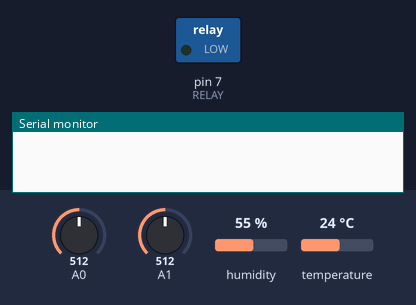
A sketch run on a simulated Arduino Uno, built with avr-gcc and run on an emulated ATmega328P. Parts: switched loads named in the sketch (green lamp = pin HIGH), the last lines printed to the serial monitor. Wiring (inferred from the names in the program): DHT11 sensor: data pin 2. Inputs (shaded band) come from the test bench; at power-on: A0 = 512, A1 = 512, humidity 55 %, temperature 24 °C. Pins used as bus, display or sensor lines are not drawn.

Above: at 0.1 s.
At 1.1 s:
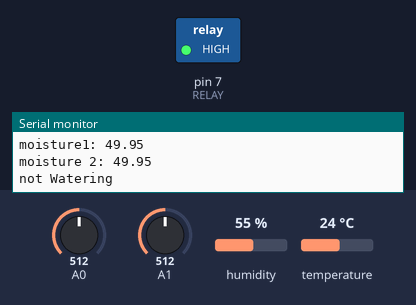
Timing chart, 0 to 2.6 s (numbered marks = the images above):
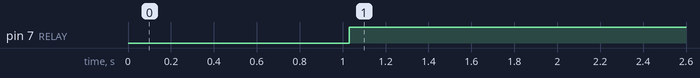

The sketch:

arduinopart.ino
```cpp
//ThatsEngineering
//Sending Data from Arduino to NodeMCU Via Serial Communication
//Arduino code

//DHT11 Lib
#include <dht.h>

//Arduino to NodeMCU Lib
#include <SoftwareSerial.h>
#include <ArduinoJson.h>

//Initialise Arduino to NodeMCU (5=Rx & 6=Tx)
SoftwareSerial nodemcu(5, 6);

//Initialisation of DHT11 Sensor
#define DHTPIN 2
#define RELAY 7

dht DHT;

float temp;
float hum;
float moist1;
float moist2;
bool iswatering;

void setup() {
  Serial.begin(9600);
  pinMode(RELAY, OUTPUT);
  // dht.begin();
  nodemcu.begin(9600);
  delay(1000);

  Serial.println("Program started");
}

void loop() {

  StaticJsonDocument<1000> doc;
  //Obtain Temp and Hum data
  dht11_func();

  if(!isnan(hum)){

  iswatering = shouldWater();


  //Assign collected data to JSON Object
  doc["humidity"] = hum;
  doc["temperature"] = temp;
  doc["moisture1"] = moist1;
  doc["moisture2"] = moist2;
  doc["watering"] = iswatering;

  //Send data to NodeMCU

  serializeJson(doc,nodemcu);
  doc.clear();

  // if(!iswatering){
  //   //normally if not watering check every 10 minutes
  //   delay(60000*10);
  // }else{
  //   //if watering check every 30 second how it is doing
  //   delay(30000);
  // }
  delay(5000);
  }
}


float moisturePercent(float analog){
  //analog moisture data into percentage
  return 100 - ((analog/1023.00)*100);
}

void dht11_func() {
    int readData = DHT.read22(DHTPIN); // Reads the data from the sensor
   temp = DHT.temperature; // Gets the values of the temperature
   hum = DHT.humidity; // Gets the values of the humidity

  moist1 = moisturePercent(analogRead(A0));
  moist2 = moisturePercent(analogRead(A1));
  Serial.print("Humidity: ");
  Serial.println(hum);
  Serial.print("Temperature: ");
  Serial.println(temp);
  Serial.print("moisture1: ");
  Serial.println(moist1);
  Serial.print("moisture 2: ");
  Serial.println(moist2);
}


bool shouldWater(){
  float averageMoisture = (moist1 + moist2)/2;

  if(averageMoisture < 45 && temp < 27 ){
    //turn on water
    digitalWrite(RELAY,LOW);
    Serial.println("on watering");
    return true;
  }else{
    //turn off the water
    digitalWrite(RELAY,HIGH  );
    Serial.println("not Watering");
    return false;
  }
}
```

Measured:
- by itself, pin 7 (RELAY): LOW → HIGH at 1.0 s
